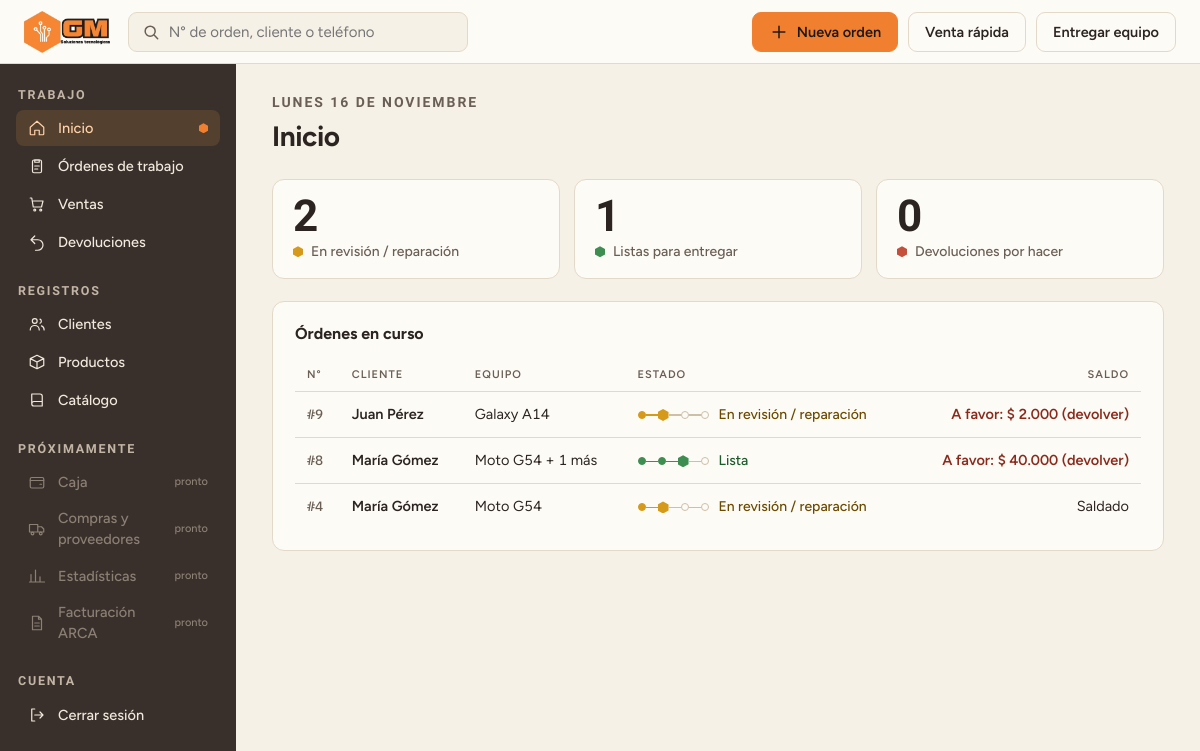
The app's page / (signed in) with its own data.
### catalogo/models.py (models this page shows, shortened)
class OrdenTrabajo(models.Model):
    cliente = models.ForeignKey("Cliente", on_delete=models.PROTECT, related_name="ordenes")
    fecha_recepcion = models.DateTimeField(auto_now_add=True)
    @property
    def estado(self):
        if self.cerrada:
            return 'cerrada'
        equipos = list(self.equipos.all())
        if not equipos:
            return 'pendiente'
        if any(equipo.estado == 'pendiente' for equipo in equipos):
            return 'pendiente'
        if all(equipo.estado == 'no_arreglable' for equipo in equipos):
            if self.monto_retenido == 0:
                return 'finalizada'
            return 'no_arreglable'
        return 'lista'
    @property
    def total(self):
        total = Decimal("0.00")
        for equipo in self.equipos.all():
            if equipo.estado == "no_arreglable":
                continue        # lo que no se arregla no se cobra
            for linea in equipo.lineas_reparacion.all():
                total += linea.subtotal
        for linea in self.lineas_producto.all():
            total += linea.subtotal
        return total
    @property
    def monto_devuelto(self):
        return sum((d.monto for d in self.devoluciones.all() if d.devuelta), Decimal("0.00"))
    @property
    def monto_pagado(self):
        total = Decimal("0.00")
        for pago in self.pagos.all():
            total += pago.monto
        return total - self.monto_devuelto
    @property
    def monto_adeudado(self):
        return self.total - self.monto_pagado
    @property
    def monto_retenido(self):
        if self.cerrada:
            return Decimal("0.00")
        return self.monto_pagado
    @property
    def cerrada(self):
        return hasattr(self, "venta")

class Cliente(models.Model):
    nombre = models.CharField(max_length=120)
    notas = models.TextField(blank=True)
    email = models.EmailField(blank=True)
    direccion = models.CharField(max_length=200, blank=True)
    def __str__(self):
        return self.nombre

class EquipoRecibido(models.Model):
    orden_trabajo = models.ForeignKey(OrdenTrabajo, on_delete=models.CASCADE, related_name="equipos")
    tipo = models.CharField(max_length=20, choices=EQUIPO_RECIBIDO_ORDEN_CHOICES)
    modelo = models.ForeignKey(ModeloEquipo, on_delete=models.PROTECT, related_name="equipos", blank = True, null = True)
    problema = models.TextField(max_length=500)
    tipo_bloqueo = models.CharField(max_length=20, choices=BLOQUEO_CHOICES, default='ninguno')
    clave_bloqueo = models.CharField(max_length=100, blank=True)
    accesorios_dejados = models.TextField(max_length=300, blank = True)
    estado = models.CharField(max_length=20, default= 'pendiente', choices=EQUIPO_ORDEN_ESTADO_CHOICES)

class ModeloEquipo(models.Model):
    nombre = models.CharField(max_length=60)
    marca = models.ForeignKey(Marca, on_delete=models.PROTECT, related_name="modelos",
                              limit_choices_to={"activa": True})
    tipo = models.CharField(max_length=20, choices= MODELO_EQUIPO_TIPO_CHOICES)
    activo = models.BooleanField(default=True)
    class Meta:
        constraints = [
            models.UniqueConstraint(fields=["marca", "nombre"], name="modelo_unico_por_marca")
        ]

class LineaReparacion(models.Model):
    precio_vendido = models.DecimalField(max_digits=10, decimal_places=2, validators=[MinValueValidator(0)])
    nota = models.TextField(max_length=300, blank=True) #opcional
    equipo = models.ForeignKey(EquipoRecibido, on_delete=models.CASCADE, related_name="lineas_reparacion")
    reparacion = models.ForeignKey(Reparacion, on_delete=models.PROTECT, related_name="lineas")
    @property
    def subtotal(self):
        return self.precio_vendido

class Pago(models.Model):
    orden_trabajo = models.ForeignKey(OrdenTrabajo, on_delete=models.PROTECT,related_name="pagos", null = True, blank = True) #null y blank son para que no sea obligatorio, ya que un pago puede ser de una venta directa
    metodo_pago = models.ForeignKey(MetodoPago, on_delete=models.PROTECT, related_name="pagos")
    venta = models.ForeignKey("Venta", on_delete=models.PROTECT, null=True, blank=True, related_name="pagos")
    monto = models.DecimalField(max_digits=10, decimal_places=2, validators=[MinValueValidator(Decimal("0.01"))])
    recargo_porcentaje = models.DecimalField(max_digits= 5, decimal_places=2, blank=True, validators=[MinValueValidator(0)])
    fecha = models.DateTimeField(auto_now_add=True)
    class Meta:
        constraints = [
            models.CheckConstraint(
                condition=(models.Q(orden_trabajo__isnull=False, venta__isnull=True)
                           | models.Q(orden_trabajo__isnull=True, venta__isnull=False)),
                name="pago_orden_o_venta",
            )
        ]

class LineaProductoAbstracta(models.Model):
    cantidad_adquirida = models.PositiveIntegerField(validators=[MinValueValidator(1)])
    precio_vendido = models.DecimalField(max_digits=10, decimal_places = 2, blank=True, validators=[MinValueValidator(0)])
    producto = models.ForeignKey(Producto, on_delete = models.PROTECT, related_name="%(class)ss")
    class Meta:
        abstract = True
    @property
    def subtotal(self):
        if(self.cantidad_adquirida is None or self.precio_vendido is None):
            return 0
        return self.cantidad_adquirida * self.precio_vendido

class LineaProductoOrden(LineaProductoAbstracta):
    orden_trabajo = models.ForeignKey(OrdenTrabajo, on_delete= models.CASCADE, related_name = "lineas_producto")

### web/views.py (the view)
# urls.py: path("", views.inicio, name="inicio"),
@login_required
def inicio(request):
    ordenes = (
        OrdenTrabajo.objects.filter(venta__isnull=True)      # las cerradas con venta ya no están en curso
        .select_related("cliente", "venta")
        .prefetch_related(*PREFETCH_ORDEN)
        .order_by("-id")
    )
    en_curso = [o for o in ordenes if o.estado in EN_CURSO]
    contexto = {
        "ordenes": en_curso,
        "en_revision": sum(1 for o in en_curso if o.estado == "pendiente"),
        "listas": sum(1 for o in en_curso if o.estado == "lista"),
        "devoluciones": Devolucion.objects.filter(fecha_devolucion__isnull=True).count(),
    }
    return render(request, "web/inicio.html", contexto)

### catalogo/models.py (called while the page is built)
    @property
    def devuelta(self):
        return self.fecha_devolucion is not None

### web/templatetags/formato.py (called while the page is built)
def _numero(valor):
    texto = f"{abs(valor):,.2f}".replace(",", "X").replace(".", ",").replace("X", ".")
    return texto[:-3] if texto.endswith(",00") else texto

@register.filter
def pesos(valor):
    return f"$ {_numero(valor)}"

@register.filter
def saldo(orden):
    return saldo_monto(orden.monto_adeudado)

@register.filter
def saldo_monto(pendiente):
    if pendiente > 0:
        return f"Debe {pesos(pendiente)}"
    if pendiente < 0:
        return f"A favor: {pesos(pendiente)} (devolver)"
    return "Saldado"

@register.filter
def estado_texto(orden):
    return ESTADOS[orden.estado][0]

@register.filter
def estado_clase(orden):
    return ESTADOS[orden.estado][1]

@register.filter
def pista(orden):
    actual = PASO_ACTUAL[orden.estado]
    pasos = []
    for i in range(4):
        if i < actual:
            pasos.append("hecho")
        elif i == actual:
            pasos.append("actual")
        else:
            pasos.append("")
    return pasos

@register.filter
def equipos_texto(orden):
    nombres = [e.modelo.nombre if e.modelo else e.get_tipo_display() for e in orden.equipos.all()]
    if not nombres:
        return "-"
    return nombres[0] if len(nombres) == 1 else f"{nombres[0]} + {len(nombres) - 1} más"

### web/templates/web/inicio.html (shortened to what this page needs)
{% extends "web/base.html" %}
{% load formato %}
{% block contenido %}
<div class="fecha">{% now "l j \d\e F" %}</div>
<h1>Inicio</h1>
<div class="tiles">
<div class="tile"><b>{{ en_revision }}</b><span>En revisión / reparación</span></div>
<div class="tile"><b>{{ listas }}</b><span>Listas para entregar</span></div>
<div class="tile"><b>{{ devoluciones }}</b><span>Devoluciones por hacer</span></div>
</div>
<section class="panel">
<h2>Órdenes en curso</h2>
{% if ordenes %}
<div style="overflow-x:auto"><table>
<thead><tr><th>N°</th><th>Cliente</th><th>Equipo</th><th>Estado</th><th class="der">Saldo</th></tr></thead>
<tbody>
{% for o in ordenes %}
<tr>
<td class="num"><a href="{% url 'web:orden_detalle' o.id %}"><b>#{{ o.id }}</b></a></td>
<td class="cli"><a class="fila-link" href="{% url 'web:orden_detalle' o.id %}">{{ o.cliente }}</a></td>
<td>{{ o|equipos_texto }}</td>
<td>{% include "web/parciales/pista.html" %}</td>
<td class="der{% if o.monto_adeudado < 0 %} afavor{% endif %}">{{ o|saldo }}</td>
</tr>
{% endfor %}
</tbody></table></div>
{% else %}
<p class="vacio">No hay órdenes en curso.</p>
{% endif %}
</section>
{% endblock %}

### web/templates/web/parciales/pista.html
{% load formato %}
<span class="pista {{ o|estado_clase }}" title="Recibida · Revisión · Lista · Entregada"><span class="p" aria-hidden="true">{% for paso in o|pista %}{% if not forloop.first %}<span class="s {{ paso }}"></span>{% endif %}<span class="n {{ paso }}"></span>{% endfor %}</span><span class="t">{{ o|estado_texto }}</span></span>

### web/static/web/css/gmsol.css (style rules this page uses)
:root { --bg:#F6F1E7; --surface:#FDFBF6; --line:#E0D6C3; --ink:#2B2420; --muted:#6A5F55; --hover:#F3ECDD; --cta:#F08030; --ctatxt:#201818; --focus:#A64A00; --navhover:rgba(255,255,255,.09); --font:'Figtree','Segoe UI',sans-serif; --side:#3A302B; --navtxt:#F1E9DD; --sidemuted:#C2B5A6; --sideline:#5A4C43; --active:#54402F; --activetxt:#FFD2AA }
* { box-sizing:border-box }
body { margin:0 }
h1 { margin:0;font-size:28px;font-weight:700 }
h2 { margin:0;font-size:19px;font-weight:700 }
.panel { background:var(--surface);border:1px solid var(--line);border-radius:14px;padding:20px 22px;display:flex;flex-direction:column;gap:14px }
table { width:100%;border-collapse:collapse;font-size:15.5px }
th { text-align:left;font-size:12.5px;letter-spacing:.05em;text-transform:uppercase;color:var(--muted);padding:8px 12px;border-bottom:1px solid var(--line);font-weight:600;white-space:nowrap }
td { padding:13px 12px;border-bottom:1px solid var(--line) }
tr:last-child td { border-bottom:0 }
.ok { background:#DFF0DF;color:#1E5B2B }
.wip { background:#FCEBC8;color:#6B4A00 }
.tiles { display:grid;grid-template-columns:repeat(auto-fit,minmax(210px,1fr));gap:14px }
.tile { background:var(--surface);border:1px solid var(--line);border-radius:14px;padding:14px 18px;display:flex;align-items:center;gap:12px }
.tile b { font-size:30px;line-height:1 }
.tile span { color:var(--muted);font-weight:600 }
html,body { background:var(--bg) }

### web/static/web/css/gmsol-v2.css (style rules this page uses)
:root { --cond:'Barlow Condensed','Arial Narrow',sans-serif; --mono:'IBM Plex Mono',ui-monospace,monospace; --line:#E3D9C8; --hex:polygon(50% 0,100% 25%,100% 75%,50% 100%,0 75%,0 25%); }
.fecha { font-family:var(--cond);font-size:14px;letter-spacing:.14em;text-transform:uppercase;color:var(--muted);font-weight:600;margin-bottom:-18px }
h1 { font-size:28px;font-weight:700;letter-spacing:-.015em }
h2 { font-size:16px;font-weight:700 }
.tiles { grid-template-columns:repeat(3,1fr);gap:14px }
.tile { border-radius:12px;flex-direction:column;align-items:flex-start;gap:4px;padding:16px 20px }
.tile b { font-family:var(--cond);font-size:44px;font-weight:700;line-height:.95;font-variant-numeric:tabular-nums }
.tile span { order:2;display:flex;align-items:center;gap:8px;font-weight:500;font-size:14px;color:var(--muted) }
.tile span::before { content:"";width:10px;height:11px;flex:none;clip-path:var(--hex) }
.tile:nth-child(1) span::before { background:#D69A1B }
.tile:nth-child(2) span::before { background:#3E8E52 }
.tile:nth-child(3) span::before { background:#C4503C }
.panel { border-radius:12px;padding:20px 22px }
table { font-size:14.5px;font-variant-numeric:tabular-nums }
th { font-size:11px;letter-spacing:.09em;font-weight:600 }
td { padding:12px }
td.num b { font-family:var(--mono);font-weight:500;font-size:13.5px;color:var(--muted) }
td.cli { font-weight:600 }
th.der,td.der { text-align:right }
td.afavor,td.perdida { color:#8A2A1C;font-weight:600 }
.pista { display:inline-flex;align-items:center;gap:10px;background:none;--c:#D69A1B }
.pista.ok { --c:#3E8E52 }
.pista .p { display:inline-flex;align-items:center }
.pista .n { width:8px;height:8px;border-radius:50%;border:1.5px solid #CDBFA8;box-sizing:border-box;flex:none }
.pista .s { width:12px;height:1.5px;background:#CDBFA8;flex:none }
.pista .n.hecho { background:var(--c);border-color:var(--c) }
.pista .s.hecho,.pista .s.actual { background:var(--c) }
.pista .n.actual { width:11px;height:12px;border:0;border-radius:0;background:var(--c);clip-path:var(--hex) }
.pista .t { font-size:14px;font-weight:500;color:#6B4A00;white-space:nowrap }
.pista.ok .t { color:#1E5B2B }
.migas a,.enlace,.ayuda a,td a.fila-link { color:var(--focus) }
td a.fila-link { color:var(--ink);text-decoration:none }
td.num a { text-decoration:none }

### records on screen
OrdenTrabajo: id "9", cliente "Juan Pérez", id.nombre "Galaxy A14", id.estado "En revisión / reparación", id.monto "A favor: $ 2.000 (devolver)"
OrdenTrabajo: id "8", cliente "María Gómez", id.nombre "Moto G54 + 1 más", id.estado "Lista", id.monto "A favor: $ 40.000 (devolver)"
OrdenTrabajo: id "4", cliente "María Gómez", id.nombre "Moto G54", id.estado "En revisión / reparación", id.monto "Saldado"

### other values on screen
{{ en_revision }} "2"
{{ listas }} "1"
{{ devoluciones }} "0"
